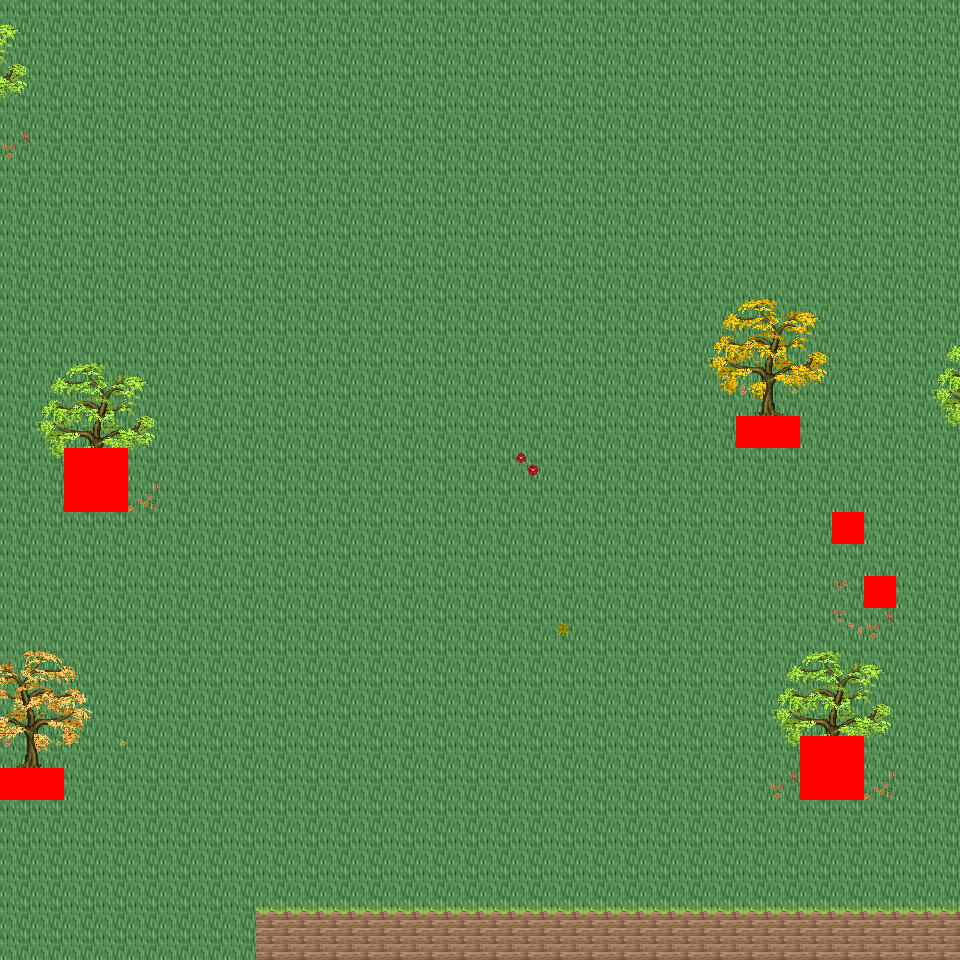

Rendered tile map (Tiled .tmx) drawn with the repository's tilesets; below, a short description and the map source with its tile grids summarised:
An orthogonal 30x30 tile map with 32x32 px tiles, 6 tile layers (Ground, Object, Object2, Above, ...), 32 tilesets and 3 objects (3x mapExit).

<map version="1.0" orientation="orthogonal" renderorder="right-down" width="30" height="30" tilewidth="32" tileheight="32" nextobjectid="4">
  <tileset firstgid="1" name="tileset_logic_collision" tilewidth="32" tileheight="32" tilecount="1" columns="1">
    <image source="../drawable/tileset_logic_collision.png" width="32" height="32" />
  </tileset>
  <tileset firstgid="2" name="tileset_ground_ground" tilewidth="32" tileheight="32" tilecount="33" columns="3">
    <image source="../drawable/tileset_ground_ground.png" width="96" height="352" />
  </tileset>
  <tileset firstgid="35" name="tileset_building_castle" tilewidth="32" tileheight="32" tilecount="320" columns="20">
    <image source="../drawable/tileset_building_castle.png" width="640" height="512" />
  </tileset>
  <tileset firstgid="355" name="tileset_building_roof_blue" tilewidth="32" tileheight="32" tilecount="20" columns="5">
    <image source="../drawable/tileset_building_roof_blue.png" width="160" height="128" />
  </tileset>
  <tileset firstgid="375" name="tileset_item_weapon_cannon" tilewidth="32" tileheight="32" tilecount="12" columns="3">
    <image source="../drawable/tileset_item_weapon_cannon.png" width="96" height="128" />
  </tileset>
  <tileset firstgid="387" name="tileset_ground_stonecircle" tilewidth="32" tileheight="32" tilecount="81" columns="9">
    <image source="../drawable/tileset_ground_stonecircle.png" width="288" height="288" />
  </tileset>
  <tileset firstgid="468" name="tileset_ground_grass_edges" tilewidth="32" tileheight="32" tilecount="36" columns="12">
    <image source="../drawable/tileset_ground_grass_edges.png" width="384" height="96" />
  </tileset>
  <tileset firstgid="504" name="tileset_ground_grass_corners" tilewidth="32" tileheight="32" tilecount="24" columns="6">
    <image source="../drawable/tileset_ground_grass_corners.png" width="192" height="128" />
  </tileset>
  <tileset firstgid="528" name="tileset_plant_tree_fall_trees" tilewidth="32" tileheight="32" tilecount="40" columns="8">
    <image source="../drawable/tileset_plant_tree_fall_trees.png" width="256" height="160" />
  </tileset>
  <tileset firstgid="568" name="tileset_plant_tree_locust_tree" tilewidth="32" tileheight="32" tilecount="20" columns="4">
    <image source="../drawable/tileset_plant_tree_locust_tree.png" width="128" height="160" />
  </tileset>
  <tileset firstgid="588" name="tileset_furniture_light_lamp_blue" tilewidth="32" tileheight="32" tilecount="3" columns="1">
    <image source="../drawable/tileset_furniture_light_lamp_blue.png" width="32" height="96" />
  </tileset>
  <tileset firstgid="591" name="tileset_item_pot_pot_purple" tilewidth="32" tileheight="32" tilecount="1" columns="1">
    <image source="../drawable/tileset_item_pot_pot_purple.png" width="32" height="32" />
  </tileset>
  <tileset firstgid="592" name="tileset_item_pot_barrel_with_flower" tilewidth="32" tileheight="32" tilecount="2" columns="2">
    <image source="../drawable/tileset_item_pot_barrel_with_flower.png" width="64" height="32" />
  </tileset>
  <tileset firstgid="594" name="tileset_item_textile_laundry" tilewidth="32" tileheight="32" tilecount="16" columns="4">
    <image source="../drawable/tileset_item_textile_laundry.png" width="128" height="128" />
  </tileset>
  <tileset firstgid="610" name="tileset_plant_flower_daisy_blue" tilewidth="32" tileheight="32" tilecount="8" columns="2">
    <image source="../drawable/tileset_plant_flower_daisy_blue.png" width="64" height="128" />
  </tileset>
  <tileset firstgid="618" name="tileset_plant_flower_daisy_red" tilewidth="32" tileheight="32" tilecount="8" columns="2">
    <image source="../drawable/tileset_plant_flower_daisy_red.png" width="64" height="128" />
  </tileset>
  <tileset firstgid="626" name="tileset_plant_flower_daisy_white" tilewidth="32" tileheight="32" tilecount="8" columns="2">
    <image source="../drawable/tileset_plant_flower_daisy_white.png" width="64" height="128" />
  </tileset>
  <tileset firstgid="634" name="tileset_plant_flower_daisy_yellow" tilewidth="32" tileheight="32" tilecount="8" columns="2">
    <image source="../drawable/tileset_plant_flower_daisy_yellow.png" width="64" height="128" />
  </tileset>
  <tileset firstgid="642" name="tileset_light_dim_light_7x5" tilewidth="32" tileheight="32" tilecount="35" columns="7">
    <image source="../drawable/tileset_light_dim_light_7x5.png" width="224" height="160" />
  </tileset>
  <tileset firstgid="677" name="tileset_plant_stump_small_stump" tilewidth="32" tileheight="32" tilecount="4" columns="2">
    <image source="../drawable/tileset_plant_stump_small_stump.png" width="64" height="64" />
  </tileset>
  <tileset firstgid="681" name="tileset_plant_stump_stump_pale_purple" tilewidth="32" tileheight="32" tilecount="4" columns="2">
    <image source="../drawable/tileset_plant_stump_stump_pale_purple.png" width="64" height="64" />
  </tileset>
  <tileset firstgid="685" name="tileset_plant_indoor_small_flowerpots" tilewidth="32" tileheight="32" tilecount="4" columns="2">
    <image source="../drawable/tileset_plant_indoor_small_flowerpots.png" width="64" height="64" />
  </tileset>
  <tileset firstgid="689" name="tileset_plant_leaves" tilewidth="32" tileheight="32" tilecount="8" columns="4">
    <image source="../drawable/tileset_plant_leaves.png" width="128" height="64" />
  </tileset>
  <tileset firstgid="697" name="tileset_building_decoration_chimney" tilewidth="32" tileheight="32" tilecount="2" columns="1">
    <image source="../drawable/tileset_building_decoration_chimney.png" width="32" height="64" />
  </tileset>
  <tileset firstgid="699" name="tileset_building_decoration_orbpedestal" tilewidth="32" tileheight="32" tilecount="2" columns="1">
    <image source="../drawable/tileset_building_decoration_orbpedestal.png" width="32" height="64" />
  </tileset>
  <tileset firstgid="701" name="tileset_light_light_5x5" tilewidth="32" tileheight="32" tilecount="25" columns="5">
    <image source="../drawable/tileset_light_light_5x5.png" width="160" height="160" />
  </tileset>
  <tileset firstgid="726" name="tileset_plant_lily_pads" tilewidth="32" tileheight="32" tilecount="2" columns="1">
    <image source="../drawable/tileset_plant_lily_pads.png" width="32" height="64" />
  </tileset>
  <tileset firstgid="728" name="tileset_ground_ground_3" tilewidth="32" tileheight="32" tilecount="5" columns="5">
    <image source="../drawable/tileset_ground_ground_3.png" width="160" height="32" />
  </tileset>
  <tileset firstgid="733" name="tileset_building_cottage" tilewidth="32" tileheight="32" tilecount="256" columns="16">
    <image source="../drawable/tileset_building_cottage.png" width="512" height="512" />
  </tileset>
  <tileset firstgid="989" name="tileset_building_roof_thatched_roof" tilewidth="32" tileheight="32" tilecount="256" columns="16">
    <image source="../drawable/tileset_building_roof_thatched_roof.png" width="512" height="512" />
  </tileset>
  <tileset firstgid="1245" name="tileset_building_window_windows" tilewidth="32" tileheight="32" tilecount="256" columns="16">
    <image source="../drawable/tileset_building_window_windows.png" width="512" height="512" />
  </tileset>
  <tileset firstgid="1501" name="tileset_building_door_doors" tilewidth="32" tileheight="32" tilecount="256" columns="16">
    <image source="../drawable/tileset_building_door_doors.png" width="512" height="512" />
  </tileset>
  <layer name="Ground" width="30" height="30">
    <data>[900 cells, 900 non-empty, 2 distinct tile ids]</data>
  </layer>
  <layer name="Object" width="30" height="30">
    <data>[900 cells, 34 non-empty, 10 distinct tile ids]</data>
  </layer>
  <layer name="Object2" width="30" height="30">
    <data>[900 cells, 25 non-empty, 8 distinct tile ids]</data>
  </layer>
  <layer name="Above" width="30" height="30">
    <data>[900 cells, 68 non-empty, 44 distinct tile ids]</data>
  </layer>
  <layer name="Above2" width="30" height="30">
    <data>[900 cells, 0 non-empty, 0 distinct tile ids]</data>
  </layer>
  <layer name="Walkable" width="30" height="30">
    <data>[900 cells, 14 non-empty, 1 distinct tile ids]</data>
  </layer>
  <objectgroup name="MapEvents">
    <object id="1" name="south" type="mapExit" x="0" y="928" width="960" height="32">
      <properties>
        <property name="map" value="level_0_x38_y60" />
        <property name="x" value="0" />
        <property name="y" value="1" />
      </properties>
    </object>
    <object id="2" name="west" type="mapExit" x="0" y="0" width="32" height="768">
      <properties>
        <property name="map" value="level_0_x37_y59" />
        <property name="x" value="28" />
        <property name="y" value="0" />
      </properties>
    </object>
    <object id="3" name="west2" type="mapExit" x="0" y="800" width="32" height="160">
      <properties>
        <property name="map" value="level_0_x37_y59" />
        <property name="x" value="28" />
        <property name="y" value="25" />
      </properties>
    </object>
  </objectgroup>
</map>
